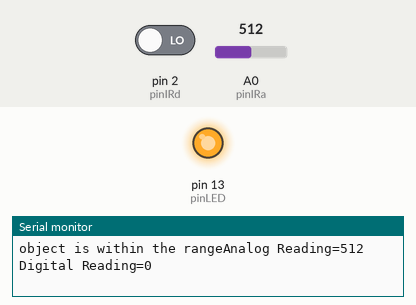
Bench run of a sketch on a simulated Arduino Uno, built with avr-gcc and run on an emulated ATmega328P. Shown: output pins drawn as LEDs (lit = HIGH), the last lines printed to the serial monitor. The inputs (shaded band) are chosen by the test bench; at power-on: A0 (pinIRa) = 512, pin 2 (pinIRd) LOW.

Above: at 1.2 s.
1.3 s: A0 (pinIRa) set to 870
4.3 s: A0 (pinIRa) set to 886
At 5.7 s:
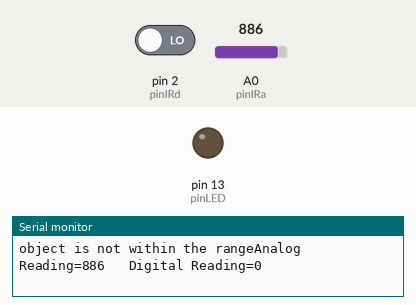
Timing chart, 0 to 7.3 s (numbered marks = the images above; inputs shaded):
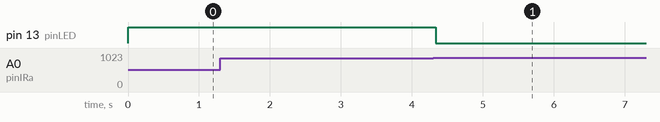

Measured:
- the behaviour switches between 879 and 880 on A0 (pinIRa) (found by bisection; images 0 and 1)
- after the input at 4.3 s, pin 13 (pinLED): HIGH → LOW at once

The sketch:

IR_advanced.ino
```cpp
const int pinIRd = 2;
const int pinIRa = A0;
const int pinLED = 13;
int IRvalueA = 0;
int IRvalueD = 0;


void setup()
{
  Serial.begin(9600);
  pinMode(pinIRd,INPUT);
  pinMode(pinIRa,INPUT);
  pinMode(pinLED,OUTPUT);


}


void loop()
{
  IRvalueA = analogRead(pinIRa);
  IRvalueD = digitalRead(pinIRd);

  Serial.print("Analog Reading=");
  Serial.print(IRvalueA);
  Serial.print("\t Digital Reading=");
  Serial.println(IRvalueD);


  if(IRvalueA < 880){
    digitalWrite(pinLED, HIGH);
    Serial.print("object is within the range");
  }else{
    digitalWrite(pinLED, LOW);
    Serial.print("object is not within the range");
  }


  delay(100);
}
```
